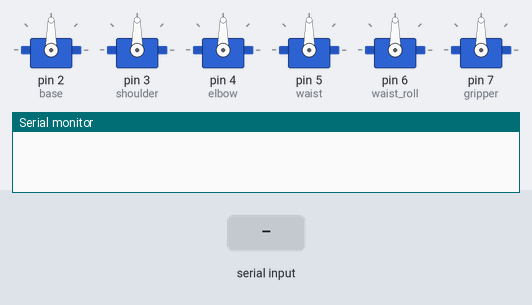
The sketch below on a simulated Arduino Uno, built with avr-gcc and run on an emulated ATmega328P. On the bench: 6 × servo, the last lines printed to the serial monitor. The test bench sets the inputs (shaded band).

Above: at 1.2 s.
1.3 s: "1," received over Serial
At 3.2 s:
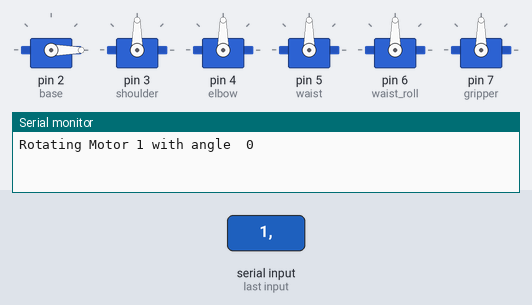
3.8 s: "2," received over Serial
At 5.1 s:
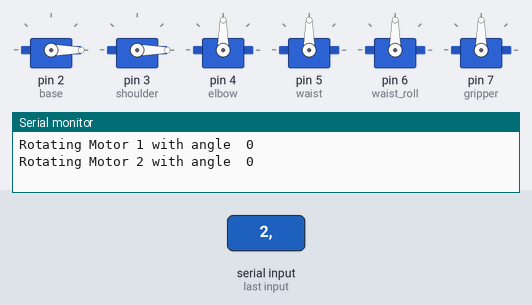
6.3 s: "3," received over Serial
At 8.2 s:
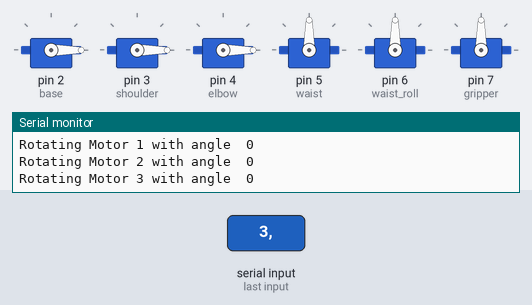
8.8 s: "4," received over Serial
At 10.1 s:
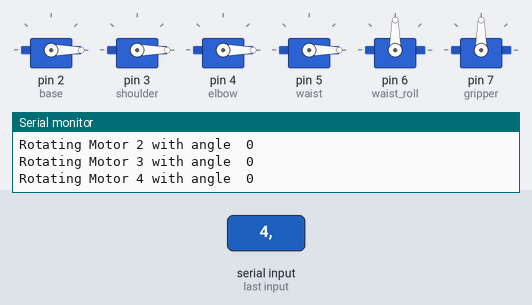
11.3 s: "5," received over Serial
At 13.1 s:
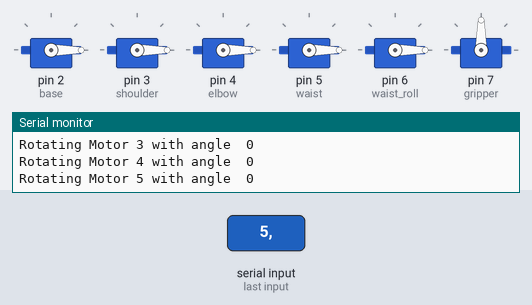
13.8 s: "1,90," received over Serial
At 14.4 s:
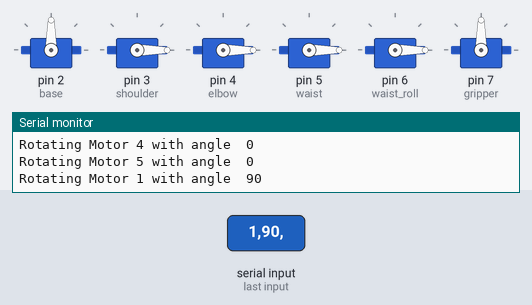
Timing chart, 0 to 16.3 s (numbered marks = the images above; inputs shaded):
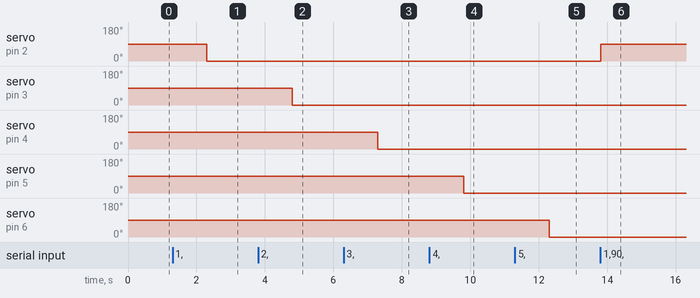

The sketch:

motor_testing.ino
```cpp
/*
File : motor_testing.ino
Usage :
    - Upload this code and give inputs
        - 1,30 -> This will move base motor to 30 angle

*/
#include <Servo.h>


const int base=2;
const int shoulder=3;
const int elbow=4;
const int waist=5;
const int waist_roll=6;
const int gripper=7;


Servo myservoB;
Servo myservoS;
Servo myservoE;
Servo myservoW;
Servo myservoWR;
Servo myservoG;

void setup() {
  Serial.begin(9600);

  myservoB.attach(base);
  myservoS.attach(shoulder);
  myservoE.attach(elbow);
  myservoW.attach(waist);
  myservoWR.attach(waist_roll);
  myservoG.attach(gripper);

  Serial.begin(9600);
}

void loop() {
    if (Serial.available() > 0) {
    String input_part_a =Serial.readStringUntil(','); // writes in the string all the inputs till a comma
    Serial.read();
    String input_part_b =Serial.readStringUntil(',');
    int motor_number =input_part_a.toInt();
    int angle =input_part_b.toInt();
    motor_test(motor_number,angle);
}

}

void motor_test(int motor_pin , int angle){
    if(motor_pin == 1){
        Serial.println("Rotating Motor "+ String(motor_pin) + " with angle  " + String(angle));
        myservoB.write(angle);
        delay(500);
    }
    if(motor_pin ==2){
        Serial.println("Rotating Motor "+ String(motor_pin) + " with angle  " + String(angle));
        myservoS.write(angle);
        delay(500);
    }
    if(motor_pin ==3){
        Serial.println("Rotating Motor "+ String(motor_pin) + " with angle  " + String(angle));
        myservoE.write(angle);
        delay(500);
    }
    if(motor_pin ==4){
        Serial.println("Rotating Motor "+ String(motor_pin) + " with angle  " + String(angle));
        myservoW.write(angle);
        delay(500);
    }
        if(motor_pin ==5){
        Serial.println("Rotating Motor "+ String(motor_pin) + " with angle  " + String(angle));
        myservoWR.write(angle);
        delay(500);
    }
        if(motor_pin ==6){
        Serial.println("Rotating Motor "+ String(motor_pin) + " with angle  " + String(angle));
        myservoG.write(angle);
        delay(500);
    }
}
```

Measured:
- after the input at 1.3 s, servo on pin 2 (base): 90° → 0° after 1.0 s
- after the input at 3.8 s, servo on pin 3 (shoulder): 90° → 0° after 1.0 s
- after the input at 6.3 s, servo on pin 4 (elbow): 90° → 0° after 1.0 s
- after the input at 8.8 s, servo on pin 5 (waist): 90° → 0° after 1.0 s
- after the input at 11.3 s, servo on pin 6 (waist_roll): 90° → 0° after 1.0 s
- after the input at 13.8 s, servo on pin 2 (base): 0° → 90° at once
